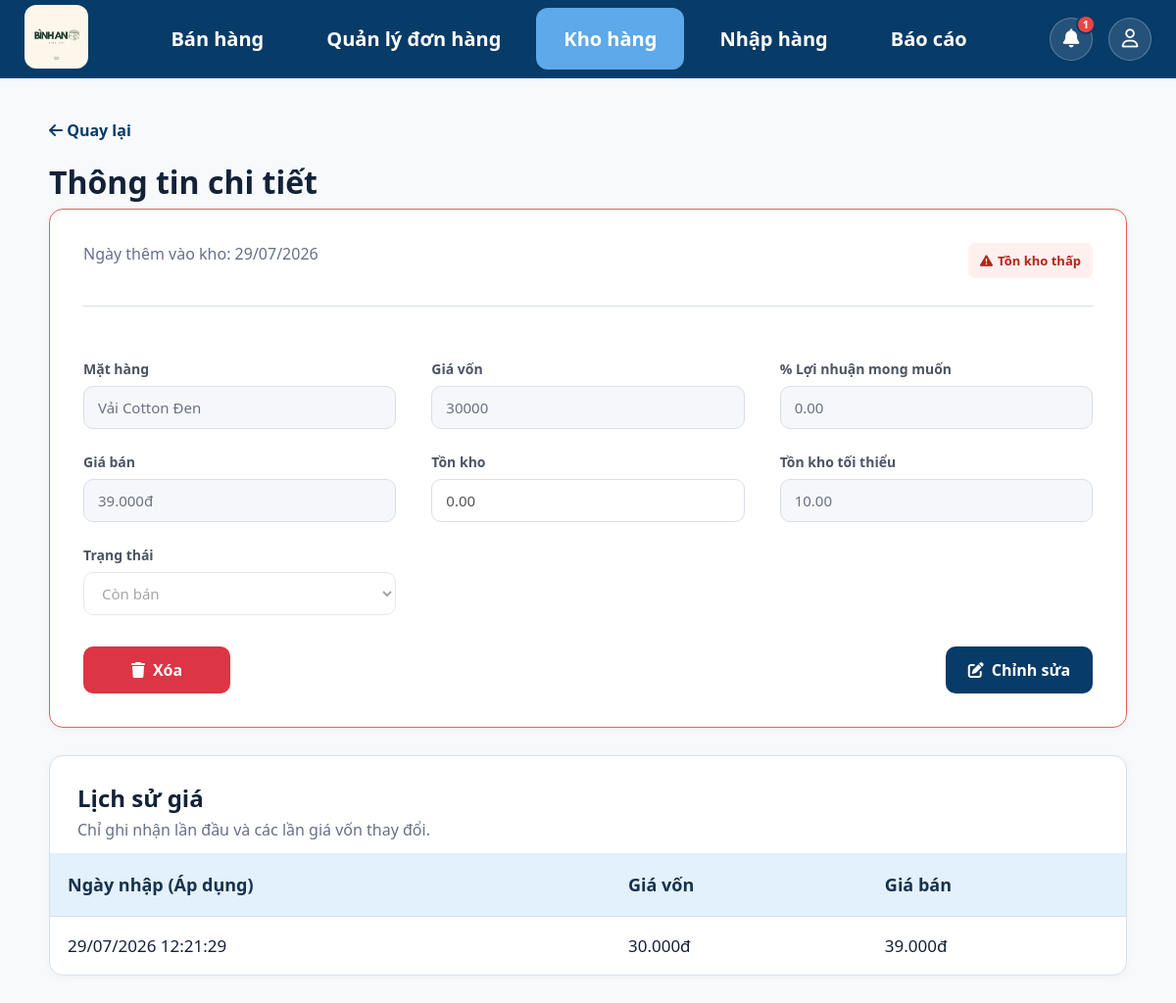
/inventory/product-detail/2/ (signed in), run on an earlier commit of the app's database.
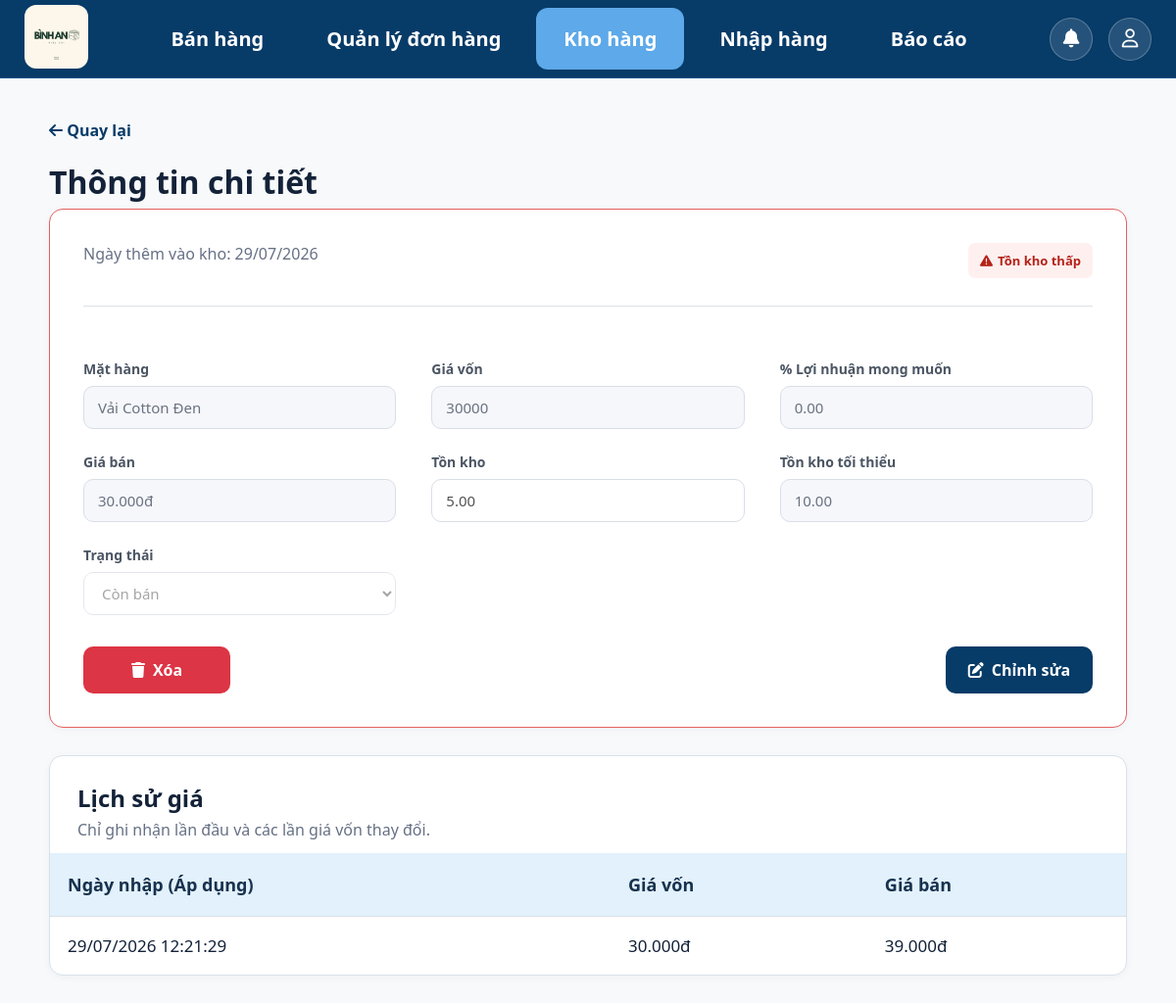
And on a later commit of the database.
### inventory/models.py (models this page shows, shortened)
class Product(models.Model):
    class Status(models.TextChoices):
        ACTIVE = "active", "Còn bán"
        INACTIVE = "inactive", "Ngừng kinh doanh"
    name = models.CharField(max_length=200,unique=True,verbose_name="Tên vải"    )
    cost_price = models.DecimalField(max_digits=12,decimal_places=0,default=0, verbose_name="Giá vốn"    )
    selling_price = models.DecimalField(max_digits=12,decimal_places=0,default=0,verbose_name="Giá bán")
    stock_quantity = models.DecimalField(max_digits=10,decimal_places=2,default=Decimal("0.00"),verbose_name="Tồn kho (mét)")
    minimum_stock = models.DecimalField(max_digits=10,decimal_places=2,default=10,verbose_name="Tồn kho tối thiểu")
    status = models.CharField(max_length=20,choices=Status.choices,default=Status.ACTIVE, verbose_name="Trạng thái")
    created_at = models.DateTimeField(auto_now_add=True)
    updated_at = models.DateTimeField(auto_now=True)
    profit_margin = models.DecimalField(max_digits=5,decimal_places=2,default=Decimal("0.00"), verbose_name="Tỷ lệ lợi nhuận (%)")
    class Meta:
        verbose_name = "Mặt hàng"
        verbose_name_plural = "Mặt hàng"
        ordering = ["name"]

### inventory/views.py (the view)
# urls.py: path("product-detail/<int:product_id>/", views.product_detail, name="product_detail"),
@login_required(login_url="login")
def product_detail(request, product_id):
    if not request.user.is_owner:
        return HttpResponseForbidden("Bạn không có quyền xem chi tiết hàng hóa.")
    product = get_object_or_404(Product.objects.prefetch_related("price_history"),pk=product_id,)
    if request.method == "POST":
        form = ProductForm(request.POST, instance=product)
        if not form.is_valid():
            return error_response(message="Dữ liệu không hợp lệ.", status=400,)
        form.save()
        return success_response(message="Cập nhật mặt hàng thành công.")
    form = ProductForm(instance=product)
    return render(request, "inventory/product_detail.html",
        {   "product": product,
            "form": form,
            "price_history": product.price_history.order_by("created_at"),
        },
    )

### accounts/context_processors.py (called while the page is built)
def notifications_context(request):
    if request.user.is_authenticated:
        user_notifications = Notification.objects.filter(receiver=request.user).order_by("-created_at")[:10]
        unread_count = Notification.objects.filter(receiver=request.user, is_read=False).count()
        return {
            "notifications": user_notifications,
            "unread_notification_count": unread_count,
        }
    return {
        "notifications": [],
        "unread_notification_count": 0,
    }

### accounts/models.py (called while the page is built)
    @property
    def is_owner(self):
        return self.role == self.Role.OWNER

### sales/templatetags/money.py (called while the page is built)
@register.filter
def money(value):
    if value in [None, ""]:
        return ""
    try:
        numeric_value = float(value)
        return f"{numeric_value:,.0f}".replace(",", ".") + "đ"
    except (ValueError, TypeError):
        return value

### templates/inventory/product_detail.html (shortened to what the changed rows need)
{% extends "base.html" %}
{% load static %}
{% load money%}
{% block css %}
<link rel="stylesheet" href="{% static 'css/inventory.css' %}">
{% endblock %}
{% block content %}
    <div class="page-content detail-page">
            <h1>Thông tin chi tiết</h1>
        <section class="detail-card {% if product.stock_quantity <= product.minimum_stock %}low-stock-card{% endif %}">
            <div class="detail-title">
                <div>
                    <p>Ngày thêm vào kho: {{ product.created_at|date:"d/m/Y" }}</p>
                </div>
            </div>
            <form id="editProductForm" method="post" action="">
                <div class="detail-stats">
                    <div class="form-group">
                        <label for="id_name">{{ form.name.label }}</label>
                        {{ form.name }}
                    </div>
                    <div class="form-group">
                        <label for="id_cost_price">{{ form.cost_price.label }}</label>
                        {{ form.cost_price }}
                    </div>
                    <div class="form-group">
                        <label for="id_profit_margin">{{ form.profit_margin.label }}</label>
                        {{ form.profit_margin }}
                    </div>
                    <div class="form-group">
                        <label for="selling-price">Giá bán</label>
                        <input id="selling-price" class="form-control" type="text" value="{{ product.selling_price|money|default:'0đ' }}" readonly autocomplete="off">
                    </div>
                    <div class="form-group">
                        <label for="id_stock_quantity">Tồn kho</label>
                        {{ form.stock_quantity }}
                    </div>
                    <div class="form-group">
                        <label for="id_minimum_stock">{{ form.minimum_stock.label }}</label>
                        {{ form.minimum_stock }}
                    </div>
                    <div class="form-group">
                        <label for="id_status">{{ form.status.label }}</label>
                        {{ form.status }}
                    </div>
                </div>
            </form>
        </section>
        <section class="history-card">
            <div class="section-heading">
                <div>
                    <h2>Lịch sử giá</h2>
                </div>
            </div>
            <table>
                <thead>
                    <tr><th>Ngày nhập (Áp dụng)</th><th>Giá vốn</th><th>Giá bán</th></tr>
                </thead>
            </table>
        </section>
    </div>
{% endblock%}

What changed in the data, as far as the page shows it:
changed Product "Vải Cotton Đen": selling_price "39.000đ" → "30.000đ"; stock_quantity "0.00" → "5.00"
Also different on the page:
{{ unread_notification_count }}: "1" → (not shown)
